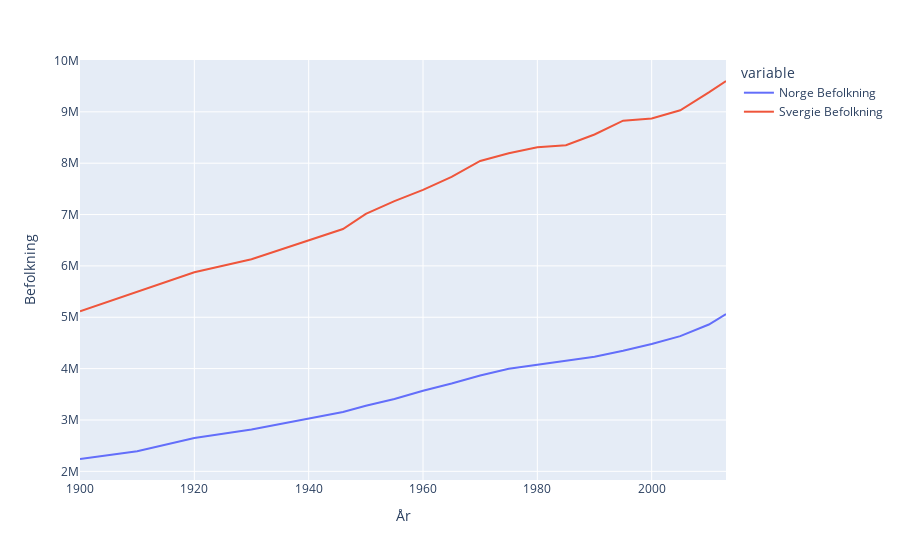

Source (notebook cell):
### Code cell
befolknings_data.rename(columns={"Medel- folkmängd": "Befolkning", "Total fertilitet": "Fertilitet"}, inplace=True)
swe_no_pop_fer = pd.concat({"Norge Befolkning" : norge_pop["Befolkning"],
                            "Norge Fertilitet" : norge_pop["Fertilitet"],
                            "Svergie Befolkning": befolknings_data["Befolkning"],
                             "Svergie Fertilitet": befolknings_data["Fertilitet"]},axis=1)
swe_no_pop_fer.dropna(inplace=True)

fig5 = px.line(swe_no_pop_fer, y=["Norge Befolkning", "Svergie Befolkning"])
fig5.update_layout(yaxis_title= "Befolkning")

fig6 = px.line(swe_no_pop_fer, y=["Norge Fertilitet", "Svergie Fertilitet"])
fig6.update_layout(yaxis_title= "Fertilitet")

fig5.show()
fig6.show()

### Figure 1 — Plotly figure (JSON) as saved in the notebook; plotly's stock layout.template omitted (floating-point values rounded to 4 significant figures)
{"data": [{"hovertemplate": "variable=Norge Befolkning<br>År=%{x}<br>value=%{y}<extra></extra>", "legendgroup": "Norge Befolkning", "line": {"color": "#636efa", "dash": "solid"}, "marker": {"symbol": "circle"}, "mode": "lines", "name": "Norge Befolkning", "orientation": "v", "showlegend": true, "type": "scatter", "x": [1900, 1910, 1920, 1930, 1946, 1950, 1955, 1960, 1965, 1970, 1975, 1980, 1985, 1990, 1995, 2000, 2005, 2010, 2013], "xaxis": "x", "y": [2240032, 2391782, 2649775, 2814194, 3156950, 3278546, 3408161, 3570554, 3708609, 3866468, 3997525, 4078900, 4145845, 4233116, 4348410, 4478497, 4631800, 4858200, 5063700], "yaxis": "y"}, {"hovertemplate": "variable=Svergie Befolkning<br>År=%{x}<br>value=%{y}<extra></extra>", "legendgroup": "Svergie Befolkning", "line": {"color": "#EF553B", "dash": "solid"}, "marker": {"symbol": "circle"}, "mode": "lines", "name": "Svergie Befolkning", "orientation": "v", "showlegend": true, "type": "scatter", "x": [1900, 1910, 1920, 1930, 1946, 1950, 1955, 1960, 1965, 1970, 1975, 1980, 1985, 1990, 1995, 2000, 2005, 2010, 2013], "xaxis": "x", "y": [5117000, 5499000, 5876000, 6131000, 6719000, 7014000, 7262000, 7480000, 7734000, 8043000, 8193000, 8310000, 8350000, 8558833, 8827000.0, 8872109, 9029572, 9378126, 9600000.0], "yaxis": "y"}], "layout": {"legend": {"title": {"text": "variable"}, "tracegroupgap": 0}, "margin": {"t": 60}, "xaxis": {"anchor": "y", "domain": [0, 1], "title": {"text": "År"}}, "yaxis": {"anchor": "x", "domain": [0, 1], "title": {"text": "Befolkning"}}}}
